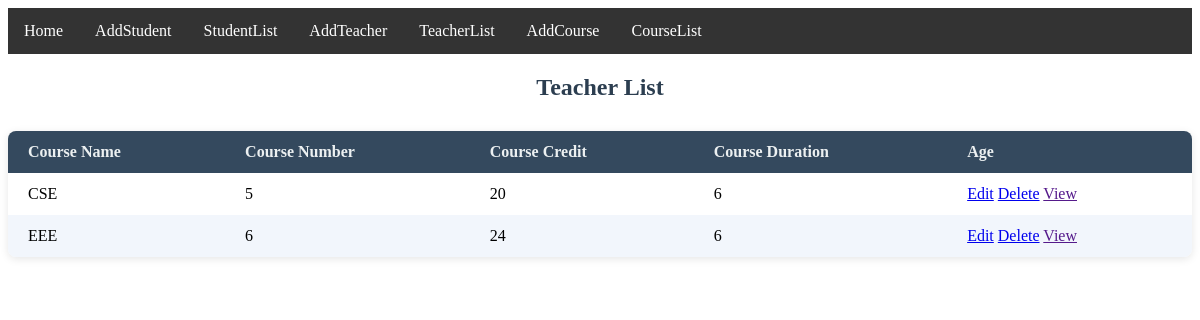
The app's page /CourseList/ with its own data.
### reviewApp/models.py (models this page shows)
class CourseModel(models.Model):
    Course_Name=models.CharField(max_length=100)
    Course_Number=models.IntegerField()
    Course_Credit=models.IntegerField()
    Course_Duration=models.IntegerField()

### reviewProject/views.py (the view)
# urls.py: path('CourseList/', CourseList,name='CourseList'),
def CourseList(request):
    courseData = CourseModel.objects.all()
    context={
        'courseList' : courseData,
    }
    return render(request,'CourseList.html',context)

### Template/CourseList.html (shortened to what this page needs)
{% extends 'master.html' %}
{% block body %}
<h2>Teacher List</h2>
<table>
  <thead>
  <tr>
    <th>Course Name</th>
    <th>Course Number</th>
    <th>Course Credit</th>
    <th>Course Duration</th>
    <th>Age</th>
  </tr>
  </thead>
{% for i in courseList %}
  <tr>
    <td>{{i.Course_Name}}</td>
    <td>{{i.Course_Number}}</td>
    <td>{{i.Course_Credit}}</td>
    <td>{{i.Course_Duration}}</td>
    <td class="actions">
        <a href="{% url 'editCourse' i.id %}">Edit</a>
        <a href=" {% url 'deleteCourse' i.id %}">Delete</a>
        <a href="">View</a>
      </td>
    </tr>
{% endfor %}
</table>
{% endblock body %}

### Template/CourseList.html (style rules this page uses)
h2 { text-align: center; margin-bottom: 30px; color: #2c3e50; }
table { width: 100%; border-collapse: collapse; box-shadow: 0 2px 8px rgba(0, 0, 0, 0.1); background-color: white; border-radius: 8px; overflow: hidden; }
th, td { padding: 12px 20px; text-align: left; }
thead { background-color: #34495e; color: #ecf0f1; }
tbody tr:nth-child(even) { background-color: #f2f6fc; }

### records on screen
CourseModel: Course_Name "CSE", Course_Number "5", Course_Credit "20", Course_Duration "6"
CourseModel: Course_Name "EEE", Course_Number "6", Course_Credit "24", Course_Duration "6"
